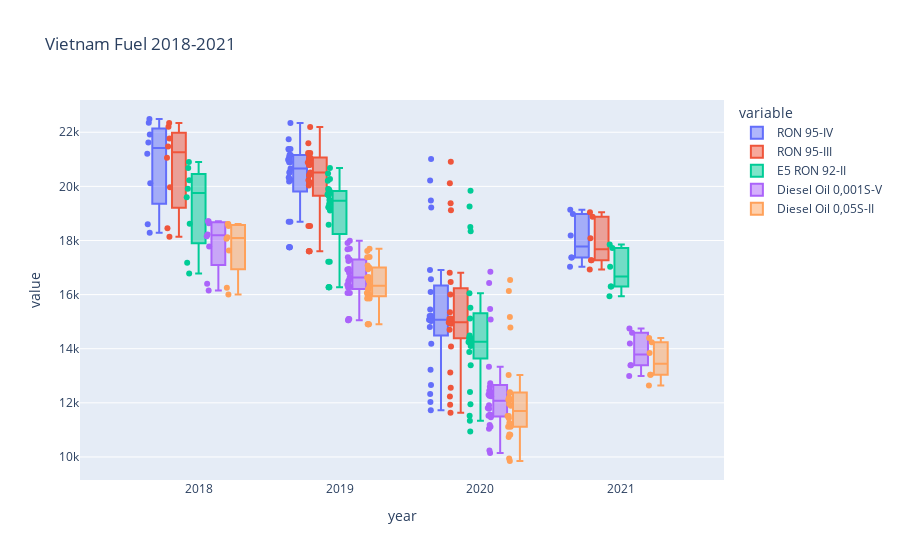

Notebook source saved alongside this figure:
### Code cell
fig = go.Figure()

px.box(fuel_df_reg1_Boxplot, x='year', y='value', 
               color = 'variable' , points='all', title = 'Vietnam Fuel 2018-2021')
